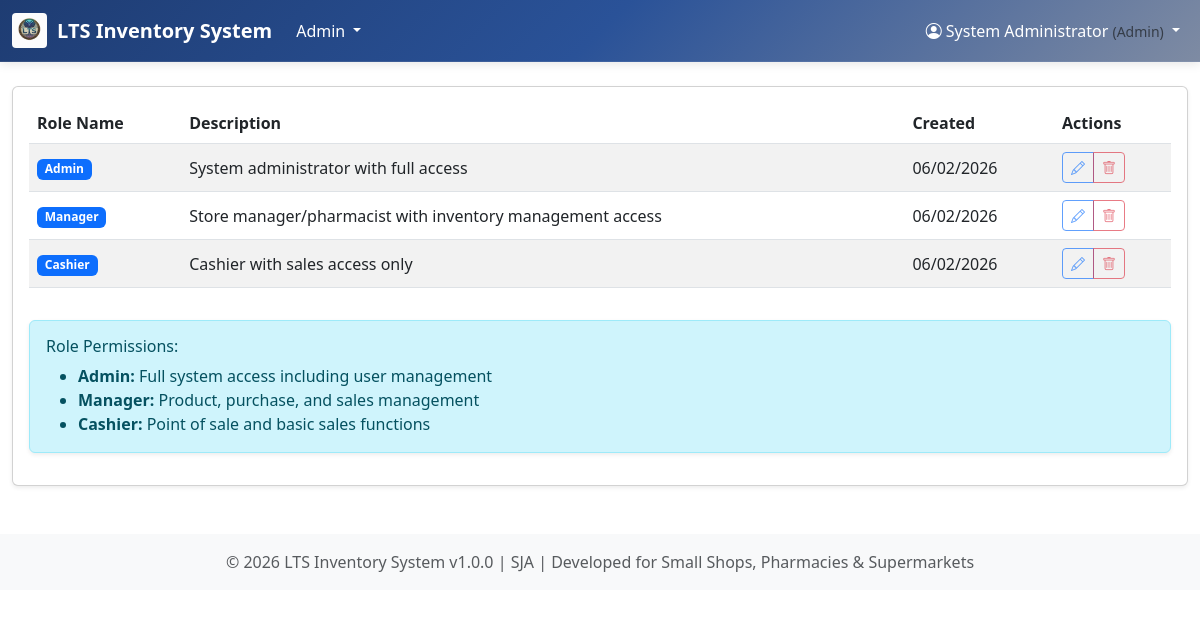
Page /admin/roles.php (signed in) on the committed database.
### tables this page shows
CREATE TABLE `system_settings` (
  `id` int(11) NOT NULL,
  `setting_key` varchar(100) NOT NULL,
  `setting_value` text NOT NULL,
  `setting_type` enum('string','number','boolean','json') NOT NULL DEFAULT 'string',
  `setting_group` varchar(50) NOT NULL DEFAULT 'general',
  `description` text DEFAULT NULL,
  `is_editable` tinyint(1) NOT NULL DEFAULT 1,
  `created_at` timestamp NOT NULL DEFAULT current_timestamp(),
  `updated_at` timestamp NOT NULL DEFAULT current_timestamp() ON UPDATE current_timestamp()
);

CREATE TABLE `roles` (
  `id` int(11) NOT NULL,
  `name` varchar(50) NOT NULL,
  `description` text DEFAULT NULL,
  `created_at` timestamp NOT NULL DEFAULT current_timestamp()
);

### includes/logo.php (called while the page is built, shortened)
<?php
function getLogoUrl() {
    $logoFiles = glob(__DIR__ . '/../assets/uploads/logo/logo.*');
    if (!empty($logoFiles)) {
        return BASE_URL . '/assets/uploads/logo/' . basename($logoFiles[0]);
    }
    return null;
}
function hasLogo() {
    $logoFiles = glob(__DIR__ . '/../assets/uploads/logo/logo.*');
    return !empty($logoFiles);
}
?>

### includes/settings.php (called while the page is built, shortened)
<?php
function getSetting($key, $default = null) {
    global $pdo;
    try {
        $stmt = $pdo->prepare("SELECT setting_value, setting_type FROM system_settings WHERE setting_key = ?");
        $stmt->execute([$key]);
        $row = $stmt->fetch(PDO::FETCH_ASSOC);
        if ($row) {
            $value = $row['setting_value'];
            switch ($row['setting_type']) {
                default:
                    $value = (string)$value;
            }
            return $value;
        }
        return $default;
    } catch (PDOException $e) {
        return $default;
    }
}
?>

### includes/functions.php (called while the page is built, shortened)
<?php
function isLoggedIn() {
    return isset($_SESSION['user_id']);
}
function getCurrentUser() {
    if (isLoggedIn()) {
        return [
            'id' => $_SESSION['user_id'] ?? null,
            'username' => $_SESSION['username'] ?? null,
            'full_name' => $_SESSION['full_name'] ?? null,
            'role_id' => $_SESSION['role_id'] ?? null,
            'role_name' => $_SESSION['role_name'] ?? null,
            'login_time' => $_SESSION['login_time'] ?? null
        ];
    }
    return null;
}
function formatDate($date, $format = DISPLAY_DATE_FORMAT) {
    return date($format, strtotime($date));
}
function getRoleName($roleId) {
    $sql = "SELECT name FROM roles WHERE id = ?";
    $role = fetchRow($sql, [$roleId]);
    return $role ? $role['name'] : 'Unknown';
}
function canAccessModule($module) {
    $user = getCurrentUser();
    $roleId = $user['role_id'];
    $modulePermissions = [
        'admin' => [1],
        'reports' => [1, 2],
        'products' => [1, 2],
        'purchases' => [1, 2],
        'customers' => [1, 2],
        'suppliers' => [1, 2],
        'categories' => [1, 2],
        'users' => [1],
        'settings' => [1],
        'backup' => [1],
        'notifications' => [1, 2],
        'pos' => [1],
        'dashboard' => [1, 2],
    ];
    return isset($modulePermissions[$module]) && in_array($roleId, $modulePermissions[$module]);
}
?>

### config/database.php (called while the page is built, shortened)
<?php
function getConnection() {
    static $conn = null;
    if ($conn === null) {
        try {
            $dsn = "mysql:host=" . DB_HOST . ";dbname=" . DB_NAME . ";charset=" . DB_CHARSET;
            $conn = new PDO($dsn, DB_USER, DB_PASS, [
                PDO::ATTR_ERRMODE => PDO::ERRMODE_EXCEPTION,
                PDO::ATTR_DEFAULT_FETCH_MODE => PDO::FETCH_ASSOC,
                PDO::ATTR_EMULATE_PREPARES => false
            ]);
        } catch (PDOException $e) {
            die("Database connection failed: " . $e->getMessage());
        }
    }
    return $conn;
}
function executeQuery($sql, $params = []) {
    try {
        $conn = getConnection();
        $stmt = $conn->prepare($sql);
        $stmt->execute($params);
        return $stmt;
    } catch (PDOException $e) {
        die("Query failed: " . $e->getMessage());
    }
}
function fetchRow($sql, $params = []) {
    $stmt = executeQuery($sql, $params);
    return $stmt->fetch();
}
function fetchAll($sql, $params = []) {
    $stmt = executeQuery($sql, $params);
    return $stmt->fetchAll();
}
?>

### admin/roles.php (the view, shortened to what this page needs)
<?php
require_once __DIR__ . '/../includes/header.php';
$roles = fetchAll("SELECT * FROM roles ORDER BY id");
?>
<div class="card">
    <div class="card-body">
        <div class="table-responsive">
            <table class="table table-striped">
                <thead>
                    <tr>
                        <th>Role Name</th>
                        <th>Description</th>
                        <th>Created</th>
                        <th>Actions</th>
                    </tr>
                </thead>
                <tbody>
                    <?php foreach ($roles as $role): ?>
                    <tr>
                        <td>
                            <span class="badge bg-primary"><?php echo $role['name']; ?></span>
                        </td>
                        <td><?php echo $role['description']; ?></td>
                        <td><?php echo formatDate($role['created_at']); ?></td>
                        <td>
                            <div class="btn-group btn-group-sm">
                                <button type="button" class="btn btn-outline-primary" disabled>
                                    <i class="bi bi-pencil"></i>
                                </button>
                                <button type="button" class="btn btn-outline-danger" disabled>
                                    <i class="bi bi-trash"></i>
                                </button>
                            </div>
                        </td>
                    </tr>
                    <?php endforeach; ?>
                </tbody>
            </table>
        </div>
        <div class="alert alert-info mt-3">
            <h6>Role Permissions:</h6>
            <ul class="mb-0">
                <li><strong>Admin:</strong> Full system access including user management</li>
                <li><strong>Manager:</strong> Product, purchase, and sales management</li>
                <li><strong>Cashier:</strong> Point of sale and basic sales functions</li>
            </ul>
        </div>
    </div>
</div>
<?php require_once __DIR__ . '/../includes/footer.php'; ?>

### includes/header.php (shortened to what this page needs)
<?php
require_once __DIR__ . '/logo.php';
require_once __DIR__ . '/../config/config.php';
require_once __DIR__ . '/../includes/settings.php';
?>
<!DOCTYPE html>
<html lang="en">
<head>
    <link rel="stylesheet" href="<?php echo BASE_URL; ?>/assets/css/style.css">
    <link href="https://cdn.jsdelivr.net/npm/bootstrap@5.3.0/dist/css/bootstrap.min.css" rel="stylesheet">
    <link rel="stylesheet" href="https://cdn.jsdelivr.net/npm/bootstrap-icons@1.10.0/font/bootstrap-icons.css">
</head>
<body<?php echo isset($bodyClass) ? ' class="' . htmlspecialchars($bodyClass) . '"' : ''; ?>>
    <nav class="navbar navbar-expand-lg navbar-dark bg-primary">
        <div class="container-fluid">
            <a class="navbar-brand d-flex align-items-center" href="<?php echo BASE_URL; ?>">
                <?php if (hasLogo()): ?>
                    <img src="<?php echo getLogoUrl(); ?>" alt="<?php echo APP_NAME; ?>"
                         style="height: 35px; margin-right: 10px; border-radius: 4px;">
                <?php endif; ?>
                <strong><?php echo getSetting('store_name', APP_NAME); ?></strong>
            </a>
            <div class="collapse navbar-collapse" id="navbarNav">
                <ul class="navbar-nav me-auto">
                    <?php if (canAccessModule('admin')): ?>
                        <li class="nav-item dropdown">
                            <a class="nav-link dropdown-toggle" href="#" id="adminDropdown" role="button" data-bs-toggle="dropdown">
                                Admin
                            </a>
                        </li>
                    <?php endif; ?>
                </ul>
                <ul class="navbar-nav">
                    <li class="nav-item dropdown">
                        <a class="nav-link dropdown-toggle" href="#" id="userDropdown" role="button" data-bs-toggle="dropdown">
                            <i class="bi bi-person-circle"></i>
                            <?php echo getCurrentUser()['full_name']; ?>
                            <small class="text-muted">(<?php echo getRoleName(getCurrentUser()['role_id']); ?>)</small>
                        </a>
                    </li>
                </ul>
            </div>
        </div>
    </nav>
    <main class="container-fluid mt-4">

### includes/footer.php (shortened to what this page needs)
    </main>
    <footer class="bg-light text-center text-muted py-3 mt-5">
        <div class="container">
            <p class="mb-0">
                &copy; <?php echo date('Y'); ?> <?php echo getSetting('store_name', APP_NAME); ?> v<?php echo APP_VERSION; ?> |
                SJA |
                Developed for Small Shops, Pharmacies & Supermarkets
            </p>
        </div>
    </footer>
</body>
</html>

### assets/css/style.css (style rules this page uses)
:root { --primary-color: #007bff; --secondary-color: #6c757d; --success-color: #28a745; --danger-color: #dc3545; --warning-color: #ffc107; --info-color: #17a2b8; --light-color: #f8f9fa; --dark-color: #343a40; --border-radius: 0.375rem; --box-shadow: 0 0.125rem 0.25rem rgba(0, 0, 0, 0.075); --transition: all 0.15s ease-in-out; }
body { font-family: 'Segoe UI', Tahoma, Geneva, Verdana, sans-serif; font-size: 14px; line-height: 1.6; color: var(--text-primary); background-color: var(--bg-primary); transition: var(--transition); }
.navbar { background-color: var(--navbar-bg); border-bottom: 1px solid var(--border-color); box-shadow: var(--box-shadow); }
.navbar-brand { font-weight: 600; font-size: 1.25rem; color: var(--text-primary); }
.navbar-nav .nav-link { font-weight: 500; padding: 0.5rem 1rem; border-radius: var(--border-radius); transition: var(--transition); color: var(--text-primary); }
.card { border: 1px solid rgba(0, 0, 0, 0.125); box-shadow: var(--box-shadow); background-color: var(--card-bg); transition: var(--transition); }
.card-body { color: var(--text-primary); }
.table { margin-bottom: 0; }
.table th { font-weight: 600; border-top: none; background-color: var(--bg-secondary); color: var(--text-primary); position: sticky; top: 0; z-index: 10; }
.table td { border-top: 1px solid var(--border-color); color: var(--text-primary); vertical-align: middle; }
.btn { font-weight: 500; border-radius: var(--border-radius); transition: var(--transition); }
.badge { font-weight: 500; border-radius: var(--border-radius); }
.alert { border: none; border-radius: var(--border-radius); box-shadow: var(--box-shadow); }

### includes/header.php (style rules this page uses)
.navbar { background: linear-gradient(135deg, #1e3c72 0%, #2a5298 50%, #7e8ba3 100%) !important; border-bottom: 1px solid rgba(255, 255, 255, 0.1); box-shadow: 0 2px 10px rgba(0, 0, 0, 0.1); }
.navbar-brand { color: white !important; font-weight: 600; }
.navbar-nav .nav-link { color: white !important; font-weight: 500; transition: all 0.3s ease; }

### rows in the picture
system_settings: setting_value "LTS Inventory System"
roles: name "Admin", description "System administrator with full access", created_at "06/02/2026"
roles: name "Manager", description "Store manager/pharmacist with inventory management access", created_at "06/02/2026"
roles: name "Cashier", description "Cashier with sales access only", created_at "06/02/2026"

### other values in the picture
getCurrentUser()['full_name'] "System Administrator"
APP_VERSION "1.0.0"
